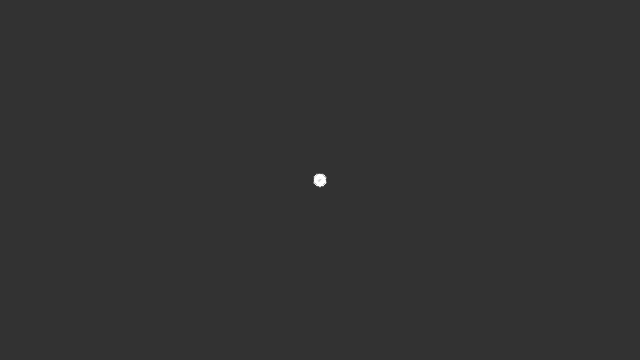
Frame 1 (no input)
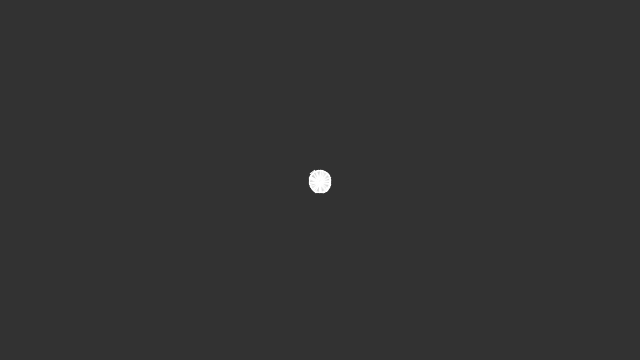
Frame 60 (the mouse pressed at the canvas centre just before this capture)
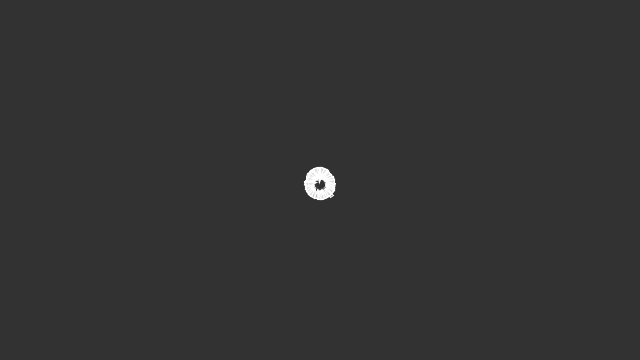
Frame 120 (the mouse held since frame 60 and released just before this capture)

The Processing sketch that drew these frames (run headless with seeded random() and noise(); from frame 60 on, the mouse is pressed at the canvas centre):

// Processing sketch: example
// ── example.pde
Flock flock;

void setup() {
  size(640, 360);
  flock = new Flock();
  // Add an initial set of boids into the system
  for (int i = 0; i < 150; i++) {
    flock.addBoid(new Boid(width/2,height/2));
  }
}

void draw() {
  background(50);
  flock.run();
}

// Add a new boid into the System
void mousePressed() {
  flock.addBoid(new Boid(mouseX,mouseY));
}



// The Flock (a list of Boid objects)

class Flock {
  ArrayList<Boid> boids; // An ArrayList for all the boids

  Flock() {
    boids = new ArrayList<Boid>(); // Initialize the ArrayList
  }

  void run() {
    for (Boid b : boids) {
      b.run(boids);  // Passing the entire list of boids to each boid individually
    }
  }

  void addBoid(Boid b) {
    boids.add(b);
  }

}




// The Boid class

class Boid {

  PVector position;
  PVector velocity;
  PVector acceleration;
  float r;
  float maxforce;    // Maximum steering force
  float maxspeed;    // Maximum speed

    Boid(float x, float y) {
    acceleration = new PVector(0, 0);

    // This is a new PVector method not yet implemented in JS
    // velocity = PVector.random2D();

    // Leaving the code temporarily this way so that this example runs in JS
    float angle = random(TWO_PI);
    velocity = new PVector(cos(angle), sin(angle));

    position = new PVector(x, y);
    r = 2.0;
    maxspeed = 2;
    maxforce = 0.03;
  }

  void run(ArrayList<Boid> boids) {
    flock(boids);
    update();
    borders();
    render();
  }

  void applyForce(PVector force) {
    // We could add mass here if we want A = F / M
    acceleration.add(force);
  }

  // We accumulate a new acceleration each time based on three rules
  void flock(ArrayList<Boid> boids) {
    // PVector sep = separate(boids);   // Separation
    // PVector ali = align(boids);      // Alignment
    PVector coh = cohesion(boids);   // Cohesion
    // Arbitrarily weight these forces
    // sep.mult(1.5);
    // ali.mult(1.0);
    coh.mult(1.0);
    // Add the force vectors to acceleration
    // applyForce(sep);
    // applyForce(ali);
    applyForce(coh);
  }

  // Method to update position
  void update() {
    // Update velocity
    velocity.add(acceleration);
    // Limit speed
    velocity.limit(maxspeed);
    position.add(velocity);
    // Reset accelertion to 0 each cycle
    acceleration.mult(0);
  }

  // A method that calculates and applies a steering force towards a target
  // STEER = DESIRED MINUS VELOCITY
  PVector seek(PVector target) {
    PVector desired = PVector.sub(target, position);  // A vector pointing from the position to the target
    // Scale to maximum speed
    desired.normalize();
    desired.mult(maxspeed);

    // Above two lines of code below could be condensed with new PVector setMag() method
    // Not using this method until Processing.js catches up
    // desired.setMag(maxspeed);

    // Steering = Desired minus Velocity
    PVector steer = PVector.sub(desired, velocity);
    steer.limit(maxforce);  // Limit to maximum steering force
    return steer;
  }

  void render() {
    // Draw a triangle rotated in the direction of velocity
    float theta = velocity.heading2D() + radians(90);
    // heading2D() above is now heading() but leaving old syntax until Processing.js catches up
    
    fill(200, 100);
    stroke(255);
    pushMatrix();
    translate(position.x, position.y);
    rotate(theta);
    beginShape(TRIANGLES);
    vertex(0, -r*2);
    vertex(-r, r*2);
    vertex(r, r*2);
    endShape();
    popMatrix();
  }

  // Wraparound
  void borders() {
    if (position.x < -r) position.x = width+r;
    if (position.y < -r) position.y = height+r;
    if (position.x > width+r) position.x = -r;
    if (position.y > height+r) position.y = -r;
  }

  // Separation
  // Method checks for nearby boids and steers away
  PVector separate (ArrayList<Boid> boids) {
    float desiredseparation = 25.0f;
    PVector steer = new PVector(0, 0, 0);
    int count = 0;
    // For every boid in the system, check if it's too close
    for (Boid other : boids) {
      float d = PVector.dist(position, other.position);
      // If the distance is greater than 0 and less than an arbitrary amount (0 when you are yourself)
      if ((d > 0) && (d < desiredseparation)) {
        // Calculate vector pointing away from neighbor
        PVector diff = PVector.sub(position, other.position);
        diff.normalize();
        diff.div(d);        // Weight by distance
        steer.add(diff);
        count++;            // Keep track of how many
      }
    }
    // Average -- divide by how many
    if (count > 0) {
      steer.div((float)count);
    }

    // As long as the vector is greater than 0
    if (steer.mag() > 0) {
      // First two lines of code below could be condensed with new PVector setMag() method
      // Not using this method until Processing.js catches up
      // steer.setMag(maxspeed);

      // Implement Reynolds: Steering = Desired - Velocity
      steer.normalize();
      steer.mult(maxspeed);
      steer.sub(velocity);
      steer.limit(maxforce);
    }
    return steer;
  }

  // Alignment
  // For every nearby boid in the system, calculate the average velocity
  PVector align (ArrayList<Boid> boids) {
    float neighbordist = 50;
    PVector sum = new PVector(0, 0);
    int count = 0;
    for (Boid other : boids) {
      float d = PVector.dist(position, other.position);
      if ((d > 0) && (d < neighbordist)) {
        sum.add(other.velocity);
        count++;
      }
    }
    if (count > 0) {
      sum.div((float)count);
      // First two lines of code below could be condensed with new PVector setMag() method
      // Not using this method until Processing.js catches up
      // sum.setMag(maxspeed);

      // Implement Reynolds: Steering = Desired - Velocity
      sum.normalize();
      sum.mult(maxspeed);
      PVector steer = PVector.sub(sum, velocity);
      steer.limit(maxforce);
      return steer;
    } 
    else {
      return new PVector(0, 0);
    }
  }

  // Cohesion
  // For the average position (i.e. center) of all nearby boids, calculate steering vector towards that position
  PVector cohesion (ArrayList<Boid> boids) {
    float neighbordist = 50;
    PVector sum = new PVector(0, 0);   // Start with empty vector to accumulate all positions
    int count = 0;
    for (Boid other : boids) {
      float d = PVector.dist(position, other.position);
      if ((d > 0) && (d < neighbordist)) {
        sum.add(other.position); // Add position
        count++;
      }
    }
    if (count > 0) {
      sum.div(count);
      return seek(sum);  // Steer towards the position
    } 
    else {
      return new PVector(0, 0);
    }
  }
}
